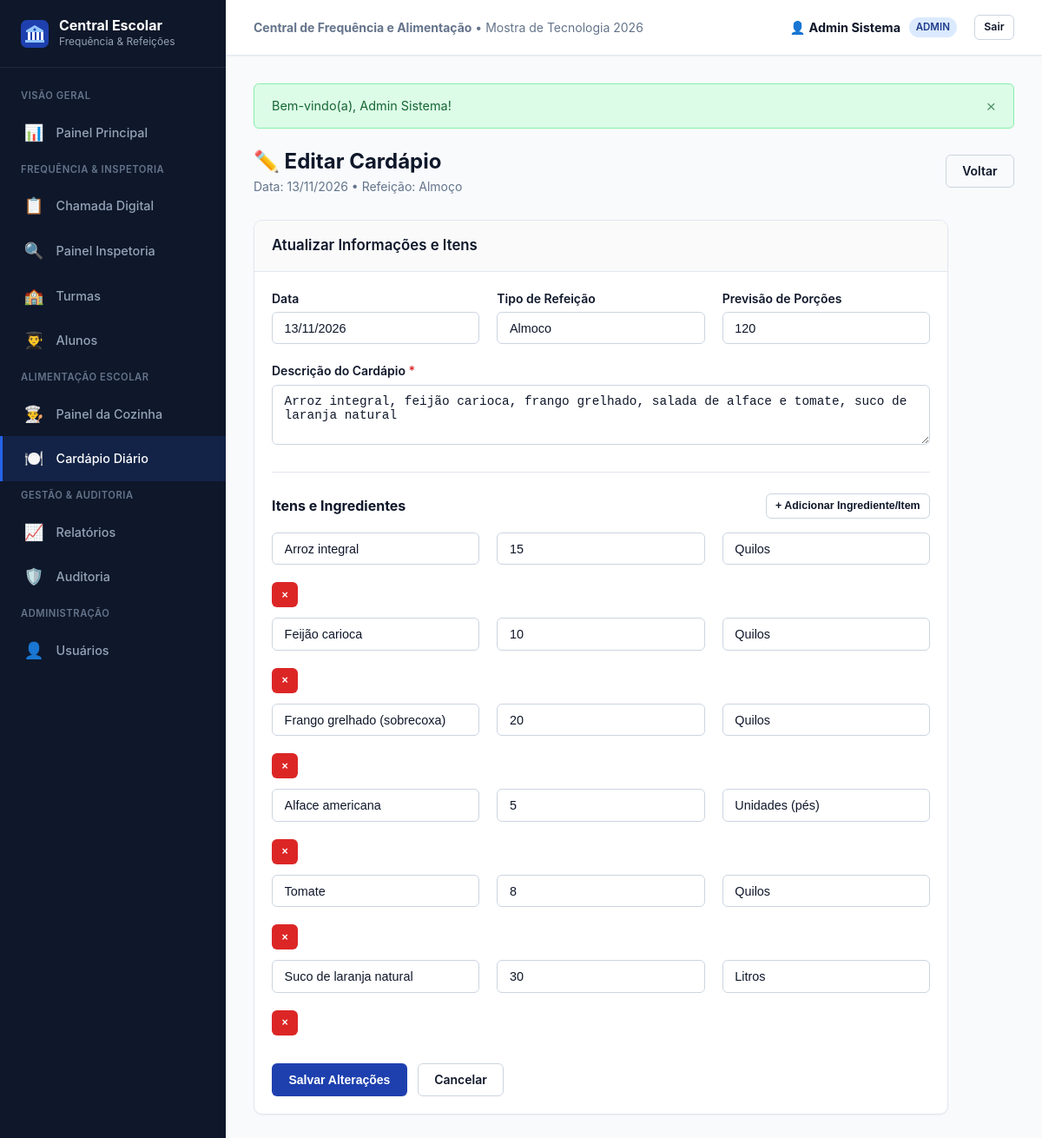
Screenshot of /cardapios/editar/1 (signed in) with the database file from the repository.
### tables this page shows
CREATE TABLE IF NOT EXISTS cardapio (
    id                  INT UNSIGNED    NOT NULL AUTO_INCREMENT,
    data                DATE            NOT NULL COMMENT 'Data do cardápio',
    tipo_refeicao       ENUM('cafe_manha','almoco','lanche_tarde','jantar') NOT NULL
                        COMMENT 'Tipo de refeição',
    descricao           TEXT            NOT NULL COMMENT 'Descrição geral do cardápio',
    previsao_quantidade INT UNSIGNED    NULL     COMMENT 'Quantidade prevista de refeições',
    created_at          DATETIME        NOT NULL DEFAULT CURRENT_TIMESTAMP,
    updated_at          DATETIME        NOT NULL DEFAULT CURRENT_TIMESTAMP ON UPDATE CURRENT_TIMESTAMP,
    PRIMARY KEY (id),
     
    UNIQUE KEY uk_cardapio_data_tipo (data, tipo_refeicao)
);

CREATE TABLE IF NOT EXISTS item_cardapio (
    id                  INT UNSIGNED    NOT NULL AUTO_INCREMENT,
    cardapio_id         INT UNSIGNED    NOT NULL COMMENT 'FK para cardapio',
    nome_item           VARCHAR(150)    NOT NULL COMMENT 'Nome do item (ex: Arroz integral)',
    quantidade_prevista INT UNSIGNED    NULL     COMMENT 'Quantidade prevista do item',
    observacao          TEXT            NULL     COMMENT 'Observação sobre o item',
    PRIMARY KEY (id),
    CONSTRAINT fk_item_cardapio_cardapio
        FOREIGN KEY (cardapio_id) REFERENCES cardapio(id)
        ON DELETE CASCADE ON UPDATE CASCADE
);

### app/controllers/CardapiosController.php (called while the page is built, shortened)
<?php
class CardapiosController extends Controller
{
    public function editar(int $id = 0): void
    {
        $cardapioModel = $this->model('Cardapio');
        $cardapio = $cardapioModel->findById($id);
        $itemModel = $this->model('ItemCardapio');
        $itens = $itemModel->findByCardapio($id);
        $this->view('cardapios/editar', [
            'titulo'   => 'Editar Cardápio',
            'cardapio' => $cardapio,
            'itens'    => $itens,
        ]);
    }
}

### core/App.php (called while the page is built, shortened)
<?php
class App
{
    protected string $method = 'index';
    public function __construct()
    {
        $url = $this->parseUrl();
        if (isset($url[0]) && !empty($url[0])) {
            $nomeControlador = ucfirst(strtolower($url[0])) . 'Controller';
            $arquivoControlador = ROOT_PATH . '/app/controllers/' . $nomeControlador . '.php';
            if (file_exists($arquivoControlador)) {
                unset($url[0]);
            } else {
                $this->exibir404();
                return;
            }
        }
        $this->controller = new $this->controller();
        if (isset($url[1]) && !empty($url[1])) {
            $metodo = strtolower($url[1]);
            if (method_exists($this->controller, $metodo)) {
                $this->method = $metodo;
                unset($url[1]);
            } else {
                $this->exibir404();
                return;
            }
        }
        $this->params = $url ? array_values($url) : [];
        call_user_func_array([$this->controller, $this->method], $this->params);
    }
    protected function parseUrl(): array
    {
        if (isset($_GET['url'])) {
            $url = filter_var(rtrim($_GET['url'], '/'), FILTER_SANITIZE_URL);
            return explode('/', $url);
        }
        return [];
    }
}

### index.php (called while the page is built, shortened)
<?php
require_once ROOT_PATH . '/config/database.php';
require_once ROOT_PATH . '/core/App.php';
require_once ROOT_PATH . '/core/Controller.php';
require_once ROOT_PATH . '/core/Model.php';
require_once ROOT_PATH . '/core/Helpers.php';
$app = new App();

### config/database.php (called while the page is built, shortened)
<?php
class Database
{
    private static ?Database $instance = null;
    private function __construct()
    {
        $dsn = 'mysql:host=' . DB_HOST . ';dbname=' . DB_NAME . ';charset=' . DB_CHARSET;
        $opcoes = [
            PDO::ATTR_ERRMODE            => PDO::ERRMODE_EXCEPTION,
            PDO::ATTR_DEFAULT_FETCH_MODE => PDO::FETCH_OBJ,
            PDO::ATTR_EMULATE_PREPARES   => false,
        ];
        try {
            $this->pdo = new PDO($dsn, DB_USER, DB_PASS, $opcoes);
        } catch (PDOException $e) {
            die('Erro ao conectar com o banco de dados: ' . $e->getMessage());
        }
    }
    public static function connect(): PDO
    {
        if (self::$instance === null) {
            self::$instance = new self();
        }
        return self::$instance->pdo;
    }
}

### core/Model.php (called while the page is built, shortened)
<?php
class Model
{
    protected PDO $db;
    protected string $table = '';
    public function __construct()
    {
        $this->db = Database::connect();
    }
    public function findById(int $id): object|false
    {
        $sql = "SELECT * FROM {$this->table} WHERE id = :id LIMIT 1";
        $stmt = $this->db->prepare($sql);
        $stmt->bindParam(':id', $id, PDO::PARAM_INT);
        $stmt->execute();
        return $stmt->fetch();
    }
}

### app/models/ItemCardapio.php (called while the page is built, shortened)
<?php
class ItemCardapio extends Model
{
    public function findByCardapio(int $cardapioId): array
    {
        $stmt = $this->db->prepare("SELECT * FROM item_cardapio WHERE cardapio_id = :cardapio_id ORDER BY id");
        $stmt->execute(['cardapio_id' => $cardapioId]);
        return $stmt->fetchAll();
    }
}

### app/views/cardapios/editar.php (the view, shortened to what this page needs)
<div class="page-header">
    <div>
        <h1 class="page-header-title">✏️ Editar Cardápio</h1>
        <p class="breadcrumb-info">
            Data: <?= formatDate($cardapio->data) ?> • Refeição:
            <?php
            echo match($cardapio->tipo_refeicao) {
                'cafe_manha'   => 'Café da Manhã',
                'almoco'       => 'Almoço',
                'lanche_tarde' => 'Lanche da Tarde',
                'jantar'       => 'Jantar',
                default        => $cardapio->tipo_refeicao
            };
            ?>
        </p>
    </div>
    <div class="page-header-actions">
        <a href="<?= BASE_URL ?>/cardapios?data=<?= $cardapio->data ?>" class="btn btn-outline">Voltar</a>
    </div>
</div>
<div class="card" style="max-width: 800px;">
    <div class="card-header">
        <h3>Atualizar Informações e Itens</h3>
    </div>
    <div class="card-body">
        <form action="<?= BASE_URL ?>/cardapios/editar/<?= $cardapio->id ?>" method="POST">
            <div class="form-row">
                <div class="form-group">
                    <label class="form-label">Data</label>
                    <input type="text" class="form-control" value="<?= formatDate($cardapio->data) ?>" readonly disabled>
                </div>
                <div class="form-group">
                    <label class="form-label">Tipo de Refeição</label>
                    <input type="text" class="form-control" value="<?= ucfirst($cardapio->tipo_refeicao) ?>" readonly disabled>
                </div>
                <div class="form-group">
                    <label for="previsao_quantidade" class="form-label">Previsão de Porções</label>
                    <input type="number" id="previsao_quantidade" name="previsao_quantidade" class="form-control"
                           value="<?= $cardapio->previsao_quantidade ?>" min="1">
                </div>
            </div>
            <div class="form-group">
                <label for="descricao" class="form-label required">Descrição do Cardápio</label>
                <textarea id="descricao" name="descricao" class="form-control" rows="3" required><?= sanitize($cardapio->descricao) ?></textarea>
            </div>
            <hr style="border: 0; border-top: 1px solid var(--border); margin: 1.5rem 0;">
            <div style="display: flex; justify-content: space-between; align-items: center; margin-bottom: 1rem;">
                <h4 style="font-size: 1rem; color: var(--text-main);">Itens e Ingredientes</h4>
                <button type="button" id="btn-add-item-cardapio" class="btn btn-outline btn-sm">+ Adicionar Ingrediente/Item</button>
            </div>
            <div id="itens-cardapio-container">
                <?php if (empty($itens)): ?>
                    <div class="form-row item-cardapio-row" style="margin-bottom: 0.75rem;">
                        <div style="flex: 2;">
                            <input type="text" name="item_nome[]" class="form-control" placeholder="Nome do item" required>
                        </div>
                        <div style="flex: 1;">
                            <input type="number" name="item_quantidade[]" class="form-control" placeholder="Qtd" min="0">
                        </div>
                        <div style="flex: 2;">
                            <input type="text" name="item_observacao[]" class="form-control" placeholder="Unidade/Obs">
                        </div>
                        <div style="display: flex; align-items: center;">
                            <button type="button" class="btn btn-danger btn-sm btn-remover-item">&times;</button>
                        </div>
                    </div>
                <?php else: ?>
                    <?php foreach ($itens as $it): ?>
                        <div class="form-row item-cardapio-row" style="margin-bottom: 0.75rem;">
                            <div style="flex: 2;">
                                <input type="text" name="item_nome[]" class="form-control" value="<?= sanitize($it->nome_item) ?>" required>
                            </div>
                            <div style="flex: 1;">
                                <input type="number" name="item_quantidade[]" class="form-control" value="<?= $it->quantidade_prevista ?>" min="0">
                            </div>
                            <div style="flex: 2;">
                                <input type="text" name="item_observacao[]" class="form-control" value="<?= sanitize($it->observacao ?? '') ?>">
                            </div>
                            <div style="display: flex; align-items: center;">
                                <button type="button" class="btn btn-danger btn-sm btn-remover-item">&times;</button>
                            </div>
                        </div>
                    <?php endforeach; ?>
                <?php endif; ?>
            </div>
            <div style="display: flex; gap: 0.75rem; margin-top: 2rem;">
                <button type="submit" class="btn btn-primary">Salvar Alterações</button>
                <a href="<?= BASE_URL ?>/cardapios?data=<?= $cardapio->data ?>" class="btn btn-outline">Cancelar</a>
            </div>
        </form>
    </div>
</div>

### public/css/style.css (style rules this page uses)
:root { --primary: #1e40af; --primary-hover: #1d4ed8; --primary-light: #dbeafe; --primary-dark: #1e3a8a; --success: #16a34a; --success-light: #dcfce7; --success-border: #86efac; --warning: #d97706; --warning-light: #fef3c7; --warning-border: #fcd34d; --danger: #dc2626; --danger-light: #fee2e2; --danger-border: #fca5a5; --info: #0284c7; --info-light: #e0f2fe; --info-border: #7dd3fc; --bg-app: #f8fafc; --surface: #ffffff; --surface-hover: #f1f5f9; --border: #e2e8f0; --border-dark: #cbd5e1; --text-main: #0f172a; --text-muted: #64748b; --text-light: #94a3b8; --sidebar-bg: #0f172a; --sidebar-hover: #1e293b; --sidebar-active: #2563eb; --sidebar-text: #94a3b8; --sidebar-text-active: #ffffff; --radius-sm: 6px; --radius-md: 10px; --radius-lg: 14px; --shadow-sm: 0 1px 2px 0 rgba(0, 0, 0, 0.05); --shadow-md: 0 4px 6px -1px rgba(0, 0, 0, 0.1), 0 2px 4px -2px rgba(0, 0, 0, 0.1); --shadow-lg: 0 10px 15px -3px rgba(0, 0, 0, 0.1), 0 4px 6px -4px rgba(0, 0, 0, 0.1); --transition: all 0.2s cubic-bezier(0.4, 0, 0.2, 1); }
*, *::before, *::after { box-sizing: border-box; margin: 0; padding: 0; }
body { font-family: -apple-system, BlinkMacSystemFont, "Segoe UI", Roboto, Helvetica, Arial, sans-serif; background-color: var(--bg-app); color: var(--text-main); line-height: 1.5; font-size: 15px; -webkit-font-smoothing: antialiased; }
.breadcrumb-info { font-size: 0.875rem; color: var(--text-muted); }
.page-header { display: flex; align-items: center; justify-content: space-between; margin-bottom: 1.75rem; flex-wrap: wrap; gap: 1rem; }
.page-header-title { font-size: 1.5rem; font-weight: 700; color: var(--text-main); display: flex; align-items: center; gap: 0.6rem; }
.page-header-actions { display: flex; align-items: center; gap: 0.75rem; }
.card { background-color: var(--surface); border-radius: var(--radius-md); border: 1px solid var(--border); box-shadow: var(--shadow-sm); margin-bottom: 1.5rem; overflow: hidden; }
.card-header { padding: 1rem 1.25rem; border-bottom: 1px solid var(--border); background-color: #fafafa; display: flex; align-items: center; justify-content: space-between; }
.card-header h3 { font-size: 1.05rem; font-weight: 600; color: var(--text-main); }
.card-body { padding: 1.25rem; }
.btn { display: inline-flex; align-items: center; justify-content: center; gap: 0.5rem; padding: 0.55rem 1.15rem; font-size: 0.875rem; font-weight: 600; border-radius: var(--radius-sm); border: 1px solid transparent; cursor: pointer; text-decoration: none; transition: var(--transition); line-height: 1.3; }
.btn-primary { background-color: var(--primary); color: #ffffff; }
.btn-danger { background-color: var(--danger); color: #ffffff; }
.btn-outline { background-color: transparent; border-color: var(--border-dark); color: var(--text-main); }
.btn-sm { padding: 0.35rem 0.65rem; font-size: 0.775rem; }
.form-group { margin-bottom: 1.25rem; }
.form-label { display: block; margin-bottom: 0.35rem; font-size: 0.875rem; font-weight: 600; color: var(--text-main); }
.form-label.required::after { content: " *"; color: var(--danger); }
.form-control { width: 100%; padding: 0.6rem 0.85rem; font-size: 0.9rem; border-radius: var(--radius-sm); border: 1px solid var(--border-dark); background-color: var(--surface); color: var(--text-main); transition: var(--transition); outline: none; }
.form-row { display: grid; grid-template-columns: repeat(auto-fit, minmax(220px, 1fr)); gap: 1.25rem; }

### rows the page displays
cardapio: data "13/11/2026", tipo_refeicao "Almoço", tipo_refeicao "Almoco", previsao_quantidade "120", descricao "Arroz integral, feijão carioca, frango grelhado, salada de alface e tomate, suco de laranja natural"
item_cardapio: nome_item "Arroz integral", quantidade_prevista "15", observacao "Quilos"
item_cardapio: nome_item "Feijão carioca", quantidade_prevista "10", observacao "Quilos"
item_cardapio: nome_item "Frango grelhado (sobrecoxa)", quantidade_prevista "20", observacao "Quilos"
item_cardapio: nome_item "Alface americana", quantidade_prevista "5", observacao "Unidades (pés)"
item_cardapio: nome_item "Tomate", quantidade_prevista "8", observacao "Quilos"
item_cardapio: nome_item "Suco de laranja natural", quantidade_prevista "30", observacao "Litros"

### other values shown
APP_NAME "Central de Frequência e Alimentação"
$usuarioAtual['nome'] "Admin Sistema"
$perfilAtual "ADMIN"
$flash['message'] "Bem-vindo(a), Admin Sistema!"
